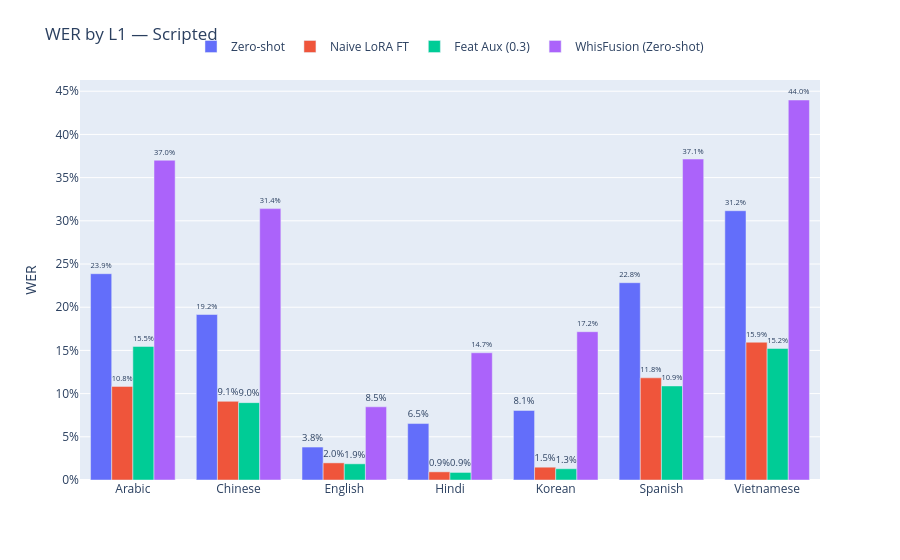
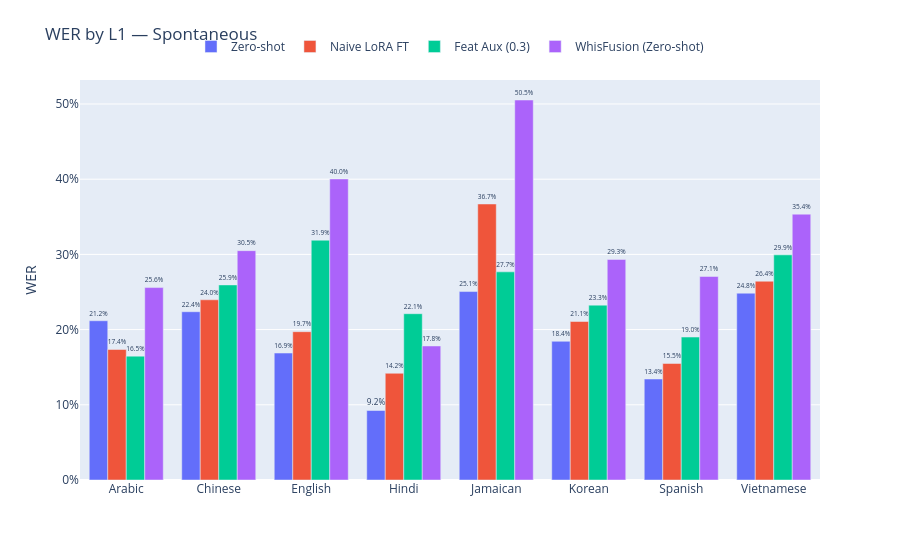

Here is the notebook cell these charts were saved with, in order:
### Markdown cell above
---

 # Part 2 — Per-L1 WER

### Code cell
for split in SPLITS:
    l1_rows = []
    for key, label in MODEL_KEYS.items():
        if not available(key, split):
            continue
        grp = grouped_wer(results[key][split], "l1")
        grp["Model"] = label
        l1_rows.append(grp)
    if not l1_rows:
        continue

    l1_df = pd.concat(l1_rows, ignore_index=True)

    # Delta vs zero-shot baseline (negative = improvement)
    base_label = MODEL_KEYS["no_aux"]
    base_wer   = (
        l1_df[l1_df["Model"] == base_label][["l1", "wer"]]
        .rename(columns={"wer": "wer_base"})
    )
    l1_df = l1_df.merge(base_wer, on="l1", how="left")
    l1_df["wer_delta_pct"] = (
        (l1_df["wer"] - l1_df["wer_base"]) / l1_df["wer_base"] * 100
    )

    l1s = sorted(l1_df["l1"].unique())

    fig = go.Figure()
    for key, label in MODEL_KEYS.items():
        sub = l1_df[l1_df["Model"] == label].set_index("l1")
        fig.add_trace(go.Bar(
            name = label,
            x    = l1s,
            y    = [sub.loc[l, "wer"] if l in sub.index else None for l in l1s],
            text = [f"{sub.loc[l, 'wer']:.1%}" if l in sub.index else "" for l in l1s],
            textposition = "outside",
        ))
    fig.update_layout(
        title   = f"WER by L1 — {split.capitalize()}",
        barmode = "group",
        yaxis   = dict(title="WER", tickformat=".0%"),
        legend  = dict(orientation="h", y=1.12, xanchor="center", x=0.5),
        margin  = dict(t=80),
    )
    fig.show()

    out = Path(RESULTS_DIR) / f"comparison_{split}_by_l1.csv"
    l1_df.to_csv(out, index=False)
    print(f"Saved {out}")
    display(
        l1_df.sort_values(["l1", "Model"])
             .style.format({
                 "wer":           "{:.4f}",
                 "wer_base":      "{:.4f}",
                 "wer_delta_pct": "{:+.1f}%",
                 "per":           lambda v: f"{v:.4f}" if pd.notna(v) else "—",
             })
             .set_caption(f"{split.capitalize()} — Per-L1 WER")
    )

### Figure 1 — Plotly figure (JSON) as saved in the notebook; plotly's stock layout.template omitted (floating-point values rounded to 4 significant figures)
{"data": [{"name": "Zero-shot", "text": ["23.9%", "19.2%", "3.8%", "6.5%", "8.1%", "22.8%", "31.2%"], "textposition": "outside", "type": "bar", "x": ["Arabic", "Chinese", "English", "Hindi", "Korean", "Spanish", "Vietnamese"], "y": [0.2388, 0.1916, 0.03815, 0.06533, 0.08051, 0.2284, 0.3117]}, {"name": "Naive LoRA FT", "text": ["10.8%", "9.1%", "2.0%", "0.9%", "1.5%", "11.8%", "15.9%"], "textposition": "outside", "type": "bar", "x": ["Arabic", "Chinese", "English", "Hindi", "Korean", "Spanish", "Vietnamese"], "y": [0.1084, 0.09105, 0.01983, 0.009446, 0.01483, 0.1183, 0.1595]}, {"name": "Feat Aux (0.3)", "text": ["15.5%", "9.0%", "1.9%", "0.9%", "1.3%", "10.9%", "15.2%"], "textposition": "outside", "type": "bar", "x": ["Arabic", "Chinese", "English", "Hindi", "Korean", "Spanish", "Vietnamese"], "y": [0.1546, 0.08955, 0.01873, 0.00875, 0.01304, 0.1089, 0.1522]}, {"name": "WhisFusion (Zero-shot)", "text": ["37.0%", "31.4%", "8.5%", "14.7%", "17.2%", "37.1%", "44.0%"], "textposition": "outside", "type": "bar", "x": ["Arabic", "Chinese", "English", "Hindi", "Korean", "Spanish", "Vietnamese"], "y": [0.3701, 0.3141, 0.08472, 0.1473, 0.1717, 0.3715, 0.4398]}], "layout": {"barmode": "group", "legend": {"orientation": "h", "x": 0.5, "xanchor": "center", "y": 1.12}, "margin": {"t": 80}, "title": {"text": "WER by L1 — Scripted"}, "yaxis": {"tickformat": ".0%", "title": {"text": "WER"}}}}

### Figure 2 — Plotly figure (JSON) as saved in the notebook; plotly's stock layout.template omitted (floating-point values rounded to 4 significant figures)
{"data": [{"name": "Zero-shot", "text": ["21.2%", "22.4%", "16.9%", "9.2%", "25.1%", "18.4%", "13.4%", "24.8%"], "textposition": "outside", "type": "bar", "x": ["Arabic", "Chinese", "English", "Hindi", "Jamaican", "Korean", "Spanish", "Vietnamese"], "y": [0.2118, 0.2238, 0.1688, 0.09241, 0.2506, 0.1844, 0.1343, 0.2484]}, {"name": "Naive LoRA FT", "text": ["17.4%", "24.0%", "19.7%", "14.2%", "36.7%", "21.1%", "15.5%", "26.4%"], "textposition": "outside", "type": "bar", "x": ["Arabic", "Chinese", "English", "Hindi", "Jamaican", "Korean", "Spanish", "Vietnamese"], "y": [0.1735, 0.2396, 0.1972, 0.1419, 0.367, 0.2108, 0.155, 0.2643]}, {"name": "Feat Aux (0.3)", "text": ["16.5%", "25.9%", "31.9%", "22.1%", "27.7%", "23.3%", "19.0%", "29.9%"], "textposition": "outside", "type": "bar", "x": ["Arabic", "Chinese", "English", "Hindi", "Jamaican", "Korean", "Spanish", "Vietnamese"], "y": [0.1647, 0.2594, 0.3189, 0.2211, 0.2768, 0.2325, 0.1901, 0.2994]}, {"name": "WhisFusion (Zero-shot)", "text": ["25.6%", "30.5%", "40.0%", "17.8%", "50.5%", "29.3%", "27.1%", "35.4%"], "textposition": "outside", "type": "bar", "x": ["Arabic", "Chinese", "English", "Hindi", "Jamaican", "Korean", "Spanish", "Vietnamese"], "y": [0.2559, 0.305, 0.4003, 0.1782, 0.5053, 0.2932, 0.2707, 0.3535]}], "layout": {"barmode": "group", "legend": {"orientation": "h", "x": 0.5, "xanchor": "center", "y": 1.12}, "margin": {"t": 80}, "title": {"text": "WER by L1 — Spontaneous"}, "yaxis": {"tickformat": ".0%", "title": {"text": "WER"}}}}
